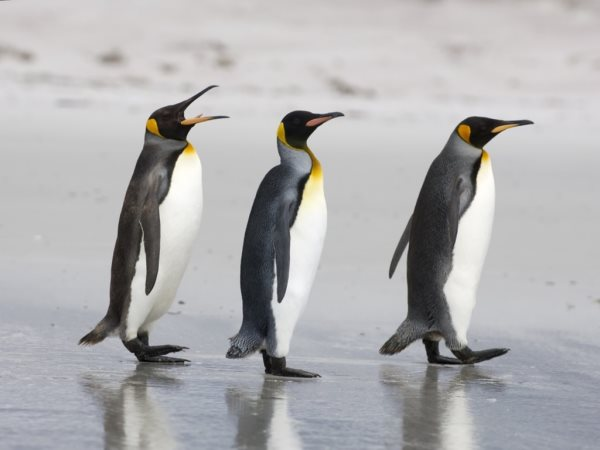
#> input picture 4_image_processing/lesson_4_7_object_detection/input/pingouin.jpg, 600 x 450 px, found by its file name
$ jupyter execute Untitled.ipynb
#> lines starting #> are read from the running program, lines starting #| are printed output that depends on the picture; after the words box and inside, x2 and y2 are one past the last pixel; in counts of white or black regions, pixels touching at a corner belong together
[cell 1]
import cv2
import matplotlib.pyplot as plt

[cell 2]
img = cv2.imread("pingouin.jpg")
#> img is the input picture: shape (450, 600, 3); mean B, G, R 176.1, 174.8, 175.4
img_gray = cv2.cvtColor(img, cv2.COLOR_BGR2GRAY)

[cell 3]
img_blurred = cv2.GaussianBlur(img_gray, (7, 7), 3)
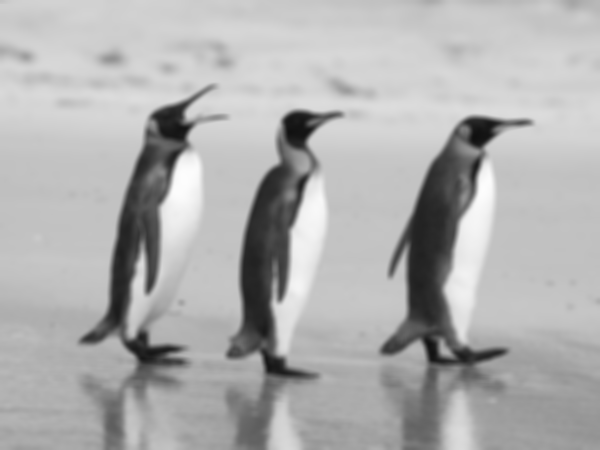
#> img_blurred: shape (450, 600); min 16, max 253, mean 175.1
plt.imshow(img_blurred, cmap="gray")

[cell 4]
thresh = cv2.adaptiveThreshold(img_blurred, 255, cv2.ADAPTIVE_THRESH_GAUSSIAN_C, cv2.THRESH_BINARY, 11, 2)
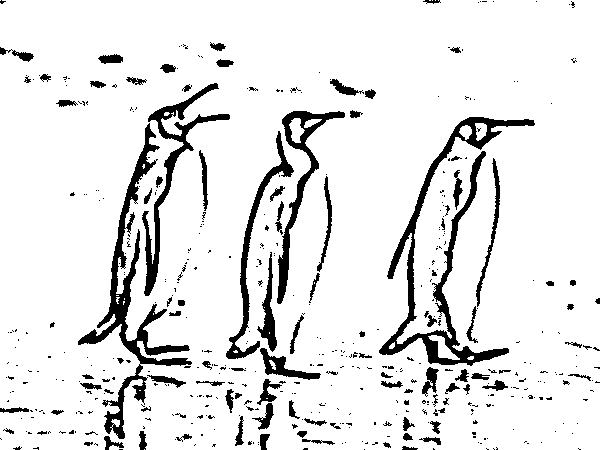
#> thresh: shape (450, 600); 90.1% white; 477 black regions (375 under 20 px), largest, box (x1, y1, x2, y2) and area: (379, 117, 535, 366) 5307, (78, 123, 192, 439) 4837, (142, 83, 230, 296) 2491
plt.imshow(thresh, cmap="gray")

[cell 5]
thresh = cv2.bitwise_not(thresh)
#> thresh: shape (450, 600); 9.9% white; 477 white regions (375 under 20 px)
plt.imshow(thresh, cmap="gray")

[cell 6]
contours = cv2.findContours(thresh, cv2.RETR_EXTERNAL, cv2.CHAIN_APPROX_SIMPLE)
#> contours = 476 contours, 402 with area under 20; largest, box (x1, y1, x2, y2) and area: (379, 117, 535, 366) 5228, (78, 123, 192, 439) 4174, (142, 83, 230, 296) 2118, (277, 111, 345, 304) 2108, (226, 131, 294, 359) 1456
contours = contours[0]

[cell 7]
contours = sorted(contours, key=cv2.contourArea, reverse=True)

[cell 8]
sudoku_contour = None

for contour in contours:
    epsilon = 0.02 * cv2.arcLength(contour, True)
    approx = cv2.approxPolyDP(contour, epsilon, True)

    if len(approx) == 4:
        sudoku_contour = approx
        break
#> this loop made 7 passes
#> (epsilon, sudoku_contour) on pass 7: (4.81, [[270, 252], [265, 324], [257, 329], [272, 351]])
#> epsilon on passes 1 to 6: 33.61, 35.4, 18.12, 11.03, 12.66, 3.52

if sudoku_contour is None:
    print("شرمنده داداش. جدول سودوکو رو نتونستم واست پیدا کنم")

[cell 9]
result = cv2.drawContours(img, [sudoku_contour], -1, (0, 255, 0), 20)
plt.imshow(result)
